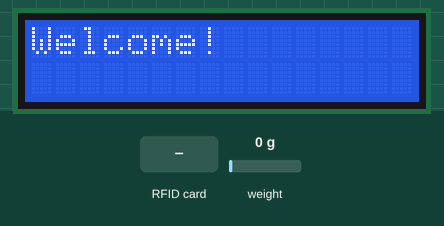
The sketch below on a simulated Arduino Uno, built with avr-gcc and run on an emulated ATmega328P. Parts: 16×2 character LCD. The inputs (shaded band) are chosen by the test bench; at power-on: weight on the scale 0 g. What the sketch prints to the serial monitor is not drawn.

Above: at 1.3 s.
1.4 s: RFID card 5E 7A 19 C4 held to the reader
At 3.6 s:
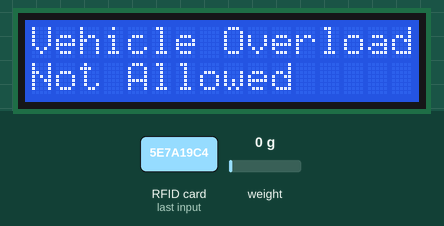
Timing chart, 0 to 5.1 s (numbered marks = the images above; inputs shaded):
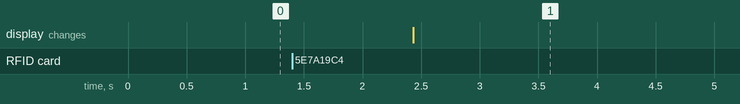

Measured:
- after the input at 1.4 s, the display: changes after 1.0 s (image 1)

The sketch:

automated_iot_load_monitor.ino
```cpp
#include <Wire.h>
#include <LiquidCrystal_I2C.h>
#include <SPI.h>
#include <MFRC522.h>
#include <HX711.h>
#include <Servo.h>


#define SS_PIN 10
#define RST_PIN 5


MFRC522 mfrc522(SS_PIN, RST_PIN);
MFRC522::MIFARE_Key key;


int block = 2;
byte readbackblock[18];


// Load Cell
const int DOUT_PIN = 2;
const int SCK_PIN = 3;
long weight;
long actualWeight;


HX711 scale;


// LCD SCREEN
LiquidCrystal_I2C lcd(0x27, 16, 2);
void setup() {
  Serial.begin(9600);
  SPI.begin();
  mfrc522.PCD_Init();


  // Prepare the security key for the read function.
  for (byte i = 0; i < 6; i++) {
    key.keyByte[i] = 0xFF;
  }


  scale.begin(DOUT_PIN, SCK_PIN);
  Serial.println("HX711 Initialized");


  lcd.init();
  lcd.backlight();
  lcd.clear();
  lcd.setCursor(0, 0);
  lcd.print("Welcome!");
}


int extractInteger(byte* data) {
  // Assuming the first two bytes represent the integer value
  int extractedValue = (data[0] - '0') * 10 + (data[1] - '0');
  return extractedValue;
}


void loop() {


  // LOAD CELL

    // Print the LOAD Cell value
    weight = scale.get_units();
    actualWeight = ((fabs(weight - 253500) * 2) - 3000)/1000;
     Serial.print("LOAD CELL : ");
    Serial.println(actualWeight);


  // Look for new cards
  Serial.println("Scan TAG");
  if (!mfrc522.PICC_IsNewCardPresent()) {
    delay(2000);
    return;
  }


  // Select one of the cards
  if (!mfrc522.PICC_ReadCardSerial()) {
    return;
  }


  // Read the specified block from RFID
  if (readBlock(block, readbackblock)) {
    // Print the RFID block contents
    Serial.print("Read block from RFID: ");
    for (int j = 0; j < 16; j++) {
      Serial.write(readbackblock[j]);
    }
    Serial.println();


    // Extract an integer from the block data
    int extractedValue = extractInteger(readbackblock);


    // Print the extracted value
    Serial.print("Extracted Integer: ");
    Serial.println(extractedValue);


    if (actualWeight <= extractedValue) {
      // Open barriers
      lcd.clear();
      lcd.setCursor(0, 0);
      lcd.print("Gate Opened");
      // myservo.write(90);
      delay(1500);
      // myservo.write(0);
      // lcd.clear();
    } else {
      // Display a message indicating vehicle overload
      lcd.clear();
      lcd.setCursor(0, 0);
      lcd.print("Vehicle Overload");
      lcd.setCursor(0, 1);
      lcd.print("Not Allowed");
      delay(1500);
      // lcd.clear();
    }
  }


  // Halt the card and stop encryption
  mfrc522.PICC_HaltA();
  mfrc522.PCD_StopCrypto1();


  // Delay before looking for a new card
  delay(5000);
}


// Read specific block
bool readBlock(int blockNumber, byte arrayAddress[]) {
  int trailerBlock = (blockNumber / 4) * 4 + 3;


  // Authentication of the desired block for access
  if (mfrc522.PCD_Authenticate(MFRC522::PICC_CMD_MF_AUTH_KEY_A, trailerBlock, &key, &(mfrc522.uid)) != MFRC522::STATUS_OK) {
    Serial.println("Authentication failed");
    return false;
  }


  // Reading a block
  byte bufferSize = 18;
  if (mfrc522.MIFARE_Read(blockNumber, arrayAddress, &bufferSize) != MFRC522::STATUS_OK) {
    Serial.println("Read failed");
    return false;
  }


  // Print status
  Serial.println("Block read successful");
  return true;
}
```
